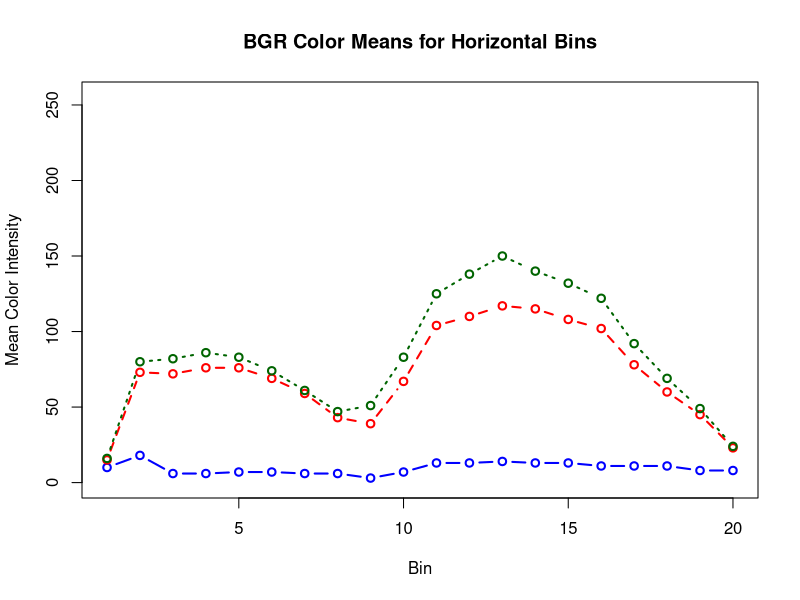
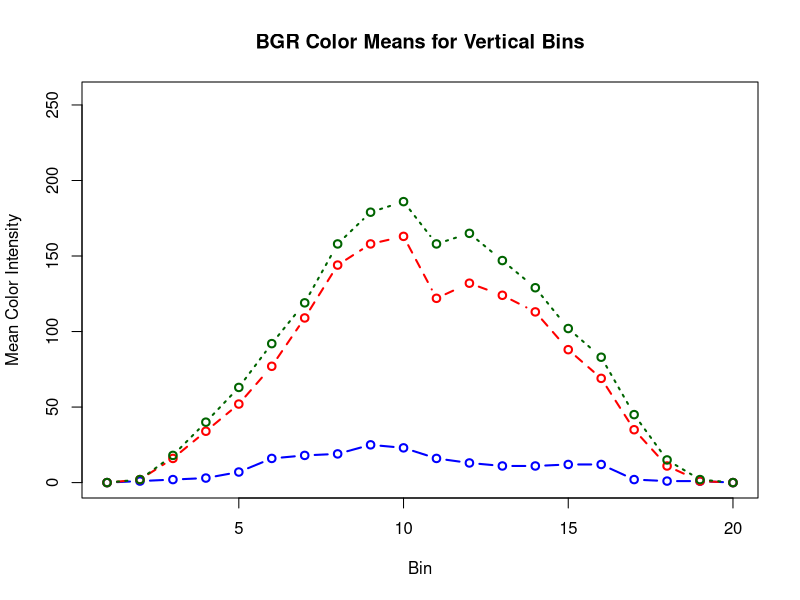

Source code (R) for these figures, in order:
#!/usr/bin/env Rscript

bgrMeansPlots <- function() {
	h = c(10,15,16,18,73,80,6,72,82,6,76,86,7,76,83,7,69,74,6,59,61,6,43,47,3,39,51,7,67,83,13,104,125,13,110,138,14,117,150,13,115,140,13,108,132,11,102,122,11,78,92,11,60,69,8,45,49,8,23,24)
	v = c(0,0,0,1,2,2,2,16,18,3,34,40,7,52,63,16,77,92,18,109,119,19,144,158,25,158,179,23,163,186,16,122,158,13,132,165,11,124,147,11,113,129,12,88,102,12,69,83,2,35,45,1,11,15,1,1,2,0,0,0)
	ver = data.frame(b=v[seq(1, length(v), 3)], g=v[seq(2, length(v), 3)], r=v[seq(3, length(v), 3)])
	hor = data.frame(b=h[seq(1, length(h), 3)], g=h[seq(2, length(h), 3)], r=h[seq(3, length(h), 3)])

	pdf('BGR_means_hor_plot.pdf')
	matplot(hor, type=c("b"), pch=1, lwd=2, col=c("blue","red","dark green"), xlab="Bin", ylab="Mean Color Intensity", ylim=c(0,255), main = "BGR Color Means for Horizontal Bins")
	dev.off()

	pdf('BGR_means_ver_plot.pdf')
	matplot(ver, type=c("b"), pch=1, lwd=2, col=c("blue","red","dark green"), xlab="Bin", ylab="Mean Color Intensity", ylim=c(0,255), main = "BGR Color Means for Vertical Bins")
	dev.off()
}

bgrMeansPlots()
